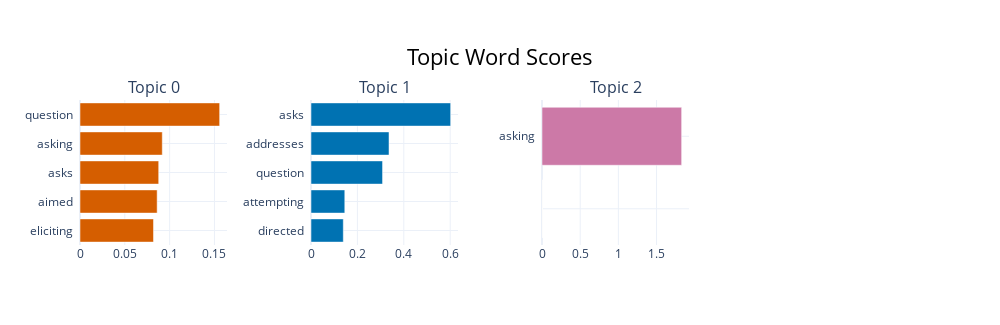

The cell this chart's notebook holds for it:
### Code cell
topic_model.visualize_barchart()

### Figure 1 — Plotly figure (JSON) as saved in the notebook; plotly's stock layout.template omitted (floating-point values rounded to 4 significant figures)
{"data": [{"marker": {"color": "#D55E00"}, "orientation": "h", "type": "bar", "x": [0.08199, 0.08607, 0.08781, 0.0918, 0.1558], "xaxis": "x", "y": ["eliciting  ", "aimed  ", "asks  ", "asking  ", "question  "], "yaxis": "y"}, {"marker": {"color": "#0072B2"}, "orientation": "h", "type": "bar", "x": [0.1392, 0.1456, 0.3084, 0.3362, 0.6019], "xaxis": "x2", "y": ["directed  ", "attempting  ", "question  ", "addresses  ", "asks  "], "yaxis": "y2"}, {"marker": {"color": "#CC79A7"}, "orientation": "h", "type": "bar", "x": [1e-05, 1e-05, 1e-05, 1e-05, 1.829], "xaxis": "x3", "y": ["  ", "  ", "  ", "  ", "asking  "], "yaxis": "y3"}], "layout": {"annotations": [{"font": {"size": 16}, "showarrow": false, "text": "Topic 0", "x": 0.0875, "xanchor": "center", "xref": "paper", "y": 1, "yanchor": "bottom", "yref": "paper"}, {"font": {"size": 16}, "showarrow": false, "text": "Topic 1", "x": 0.3625, "xanchor": "center", "xref": "paper", "y": 1, "yanchor": "bottom", "yref": "paper"}, {"font": {"size": 16}, "showarrow": false, "text": "Topic 2", "x": 0.6375, "xanchor": "center", "xref": "paper", "y": 1, "yanchor": "bottom", "yref": "paper"}], "height": 325, "hoverlabel": {"bgcolor": "white", "font": {"family": "Rockwell", "size": 16}}, "showlegend": false, "title": {"font": {"color": "Black", "size": 22}, "text": "Topic Word Scores", "x": 0.5, "xanchor": "center", "yanchor": "top"}, "width": 1000, "xaxis": {"anchor": "y", "autorange": true, "domain": [0, 0.175], "range": [0, 0.164], "showgrid": true, "type": "linear"}, "xaxis2": {"anchor": "y2", "autorange": true, "domain": [0.275, 0.45], "range": [0, 0.6336], "showgrid": true, "type": "linear"}, "xaxis3": {"anchor": "y3", "autorange": true, "domain": [0.55, 0.725], "range": [0, 1.925], "showgrid": true, "type": "linear"}, "xaxis4": {"anchor": "y4", "domain": [0.825, 1], "showgrid": true}, "yaxis": {"anchor": "x", "autorange": true, "domain": [0, 1], "range": [-0.5, 4.5], "showgrid": true, "type": "category"}, "yaxis2": {"anchor": "x2", "autorange": true, "domain": [0, 1], "range": [-0.5, 4.5], "showgrid": true, "type": "category"}, "yaxis3": {"anchor": "x3", "autorange": true, "domain": [0, 1], "range": [-0.5, 1.5], "showgrid": true, "type": "category"}, "yaxis4": {"anchor": "x4", "domain": [0, 1], "showgrid": true}}}
